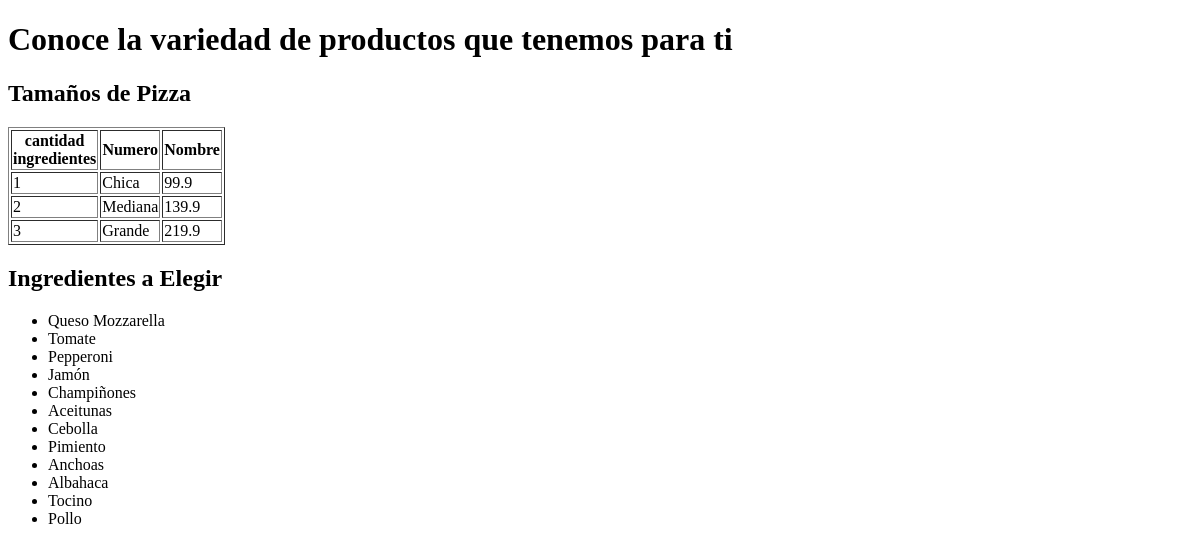
Page /src/pages/productos/VerDetalles.php on the earlier database version.
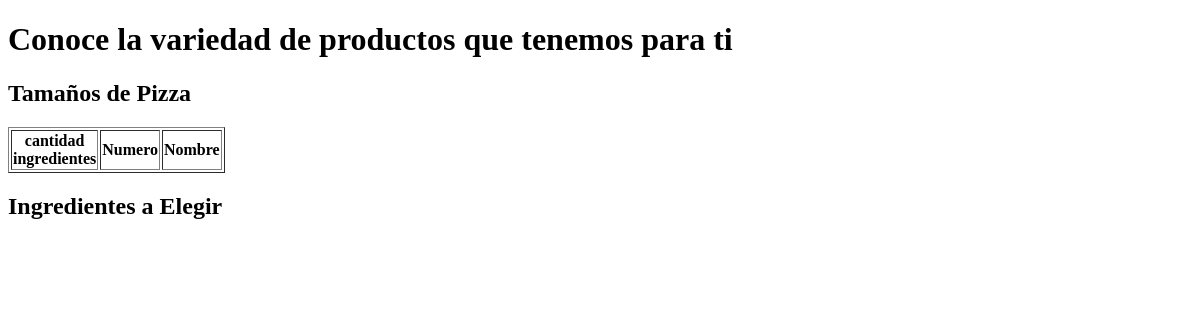
Same page on the later database version.
### tables this page shows
CREATE TABLE Tamanio (
    tamanio_id INT(6) AUTO_INCREMENT NOT NULL PRIMARY KEY,
    nombre VARCHAR(255),
    precio FLOAT

);

CREATE TABLE Ingredientes (
    ingrediente_id INT(6) AUTO_INCREMENT NOT NULL PRIMARY KEY,
    nombre VARCHAR(255)
);

### src/pages/productos/VerDetalles.php (the view, shortened to what this page needs)
<!DOCTYPE html>
<html lang="en">
<head>
</head>
<body>
    <?php include("../../conectar.php"); ?>
    <h1>Conoce la variedad de productos que tenemos para ti</h1>
    <div>
        <h2>Tamaños de Pizza</h2>
        <?php
        $consultaTamanios = "SELECT * FROM tamanio";
        $resultadoTamanios = mysqli_query($enlace, $consultaTamanios);
        echo "<table border='1'>";
        echo "<tr>
                <th>cantidad <br> ingredientes</th>
                <th>Numero</th>
                <th>Nombre</th>
            </tr>";
        while ($row = mysqli_fetch_assoc($resultadoTamanios)) {
            echo "<tr>";
            echo "<td>" . $row['id'] . "</td>";
            echo "<td>" . $row['nombre'] . "</td>";
            echo "<td>" . $row['precio'] . "</td>";
            echo "</tr>";
        }
        echo "</table>";
        ?>
    </div>
    <div>
        <h2>Ingredientes a Elegir</h2>
        <?php
        $consultaIngredientes = "SELECT * FROM ingredientes";
        $resultadoIngredientes = mysqli_query($enlace, $consultaIngredientes);
        echo "<ul>";
        while ($row = mysqli_fetch_assoc($resultadoIngredientes)) {
            echo "<li>" . $row['nombre'] . "</li>";
        }
        echo "</ul>";
        ?>
    </div>
</body>
</html>

Differences in the rows shown:
removed tamanio: id "1", nombre "Chica", precio "99.9"
removed tamanio: id "2", nombre "Mediana", precio "139.9"
removed tamanio: id "3", nombre "Grande", precio "219.9"
removed ingredientes: nombre "Queso Mozzarella"
removed ingredientes: nombre "Tomate"
removed ingredientes: nombre "Pepperoni"
removed ingredientes: nombre "Jamón"
removed ingredientes: nombre "Champiñones"
removed ingredientes: nombre "Aceitunas"
removed ingredientes: nombre "Cebolla"
removed ingredientes: nombre "Pimiento"
removed ingredientes: nombre "Anchoas"
removed ingredientes: nombre "Albahaca"
removed ingredientes: nombre "Tocino"
removed ingredientes: nombre "Pollo"
